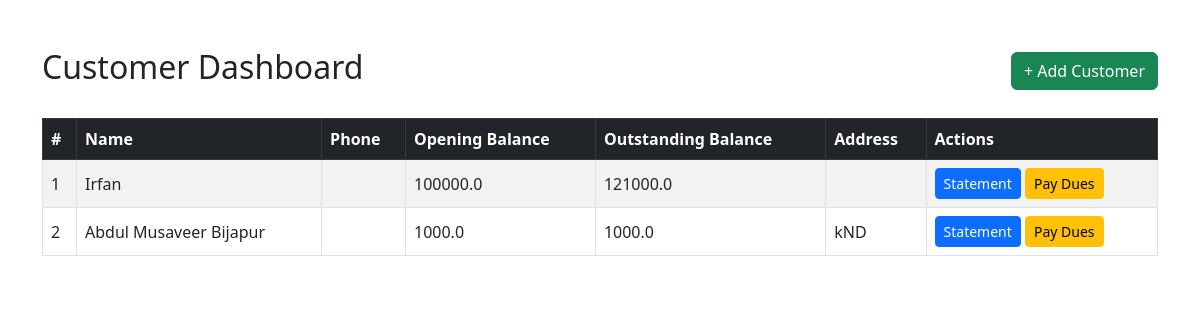
The app's page /customers/ with its own data.
### customer/models.py (models this page shows, shortened)
class Customer(models.Model):
    name = models.CharField(max_length=100, unique=True)
    contact = models.CharField(max_length=100, blank=True)
    address = models.TextField(blank=True)
    opening_balance = models.FloatField(default=0)

class CustomerStatement(models.Model):
    customer = models.ForeignKey(Customer, on_delete=models.CASCADE)
    date = models.DateField()
    description = models.TextField()
    credit = models.FloatField(default=0)
    debit = models.FloatField(default=0)
    balance = models.FloatField()

### customer/views.py (the view)
# urls.py: path('customers/', customer_dashboard, name='customer_dashboard'),
def customer_dashboard(request):
    customers = Customer.objects.all()
    customer_data = []
    for customer in customers:
        last_entry = CustomerStatement.objects.filter(customer=customer).order_by('-date', '-id').first()
        balance = last_entry.balance if last_entry else customer.opening_balance
        customer_data.append({
            'customer': customer,
            'balance': balance
        })
    return render(request, 'customer_dashboard.html', {
        'customer_data': customer_data
    })

### customer/templates/customer_dashboard.html (shortened to what this page needs)
<!DOCTYPE html>
<html lang="en">
<head>
    <link href="https://cdn.jsdelivr.net/npm/bootstrap@5.3.0/dist/css/bootstrap.min.css" rel="stylesheet">
</head>
<body>
<div class="container mt-5">
    <div class="d-flex justify-content-between align-items-center mb-4">
        <h2>Customer Dashboard</h2>
        <a href="{% url 'add_customer' %}" class="btn btn-success">+ Add Customer</a>
    </div>
    <table class="table table-bordered table-striped align-middle">
        <thead class="table-dark">
            <tr>
                <th>#</th>
                <th>Name</th>
                <th>Phone</th>
                <th>Opening Balance</th>
                <th>Outstanding Balance</th>
                <th>Address</th>
                <th>Actions</th>
            </tr>
        </thead>
        <tbody>
            {% for item in customer_data %}
            <tr>
                <td>{{ forloop.counter }}</td>
                <td>{{ item.customer.name }}</td>
                <td>{{ item.customer.phone }}</td>
                <td>{{ item.customer.opening_balance }}</td>
                <td>{{ item.balance }}</td>
                <td>{{ item.customer.address }}</td>
                <td>
                    <a href="{% url 'customer_statement' item.customer.id %}" class="btn btn-primary btn-sm">
                        Statement
                    </a>
                    <a href="{% url 'pay_due' item.customer.id %}" class="btn btn-warning btn-sm">
                        Pay Dues
                    </a>
                </td>
            </tr>
            {% empty %}
            <tr>
                <td colspan="7" class="text-center">No customers found.</td>
            </tr>
            {% endfor %}
        </tbody>
    </table>
</div>
</body>
</html>

### records on screen
Customer: customer.name "Irfan", customer.opening_balance "100000.0", balance "121000.0"
Customer: customer.name "Abdul Musaveer Bijapur", customer.opening_balance "1000.0", balance "1000.0", customer.address "kND"
